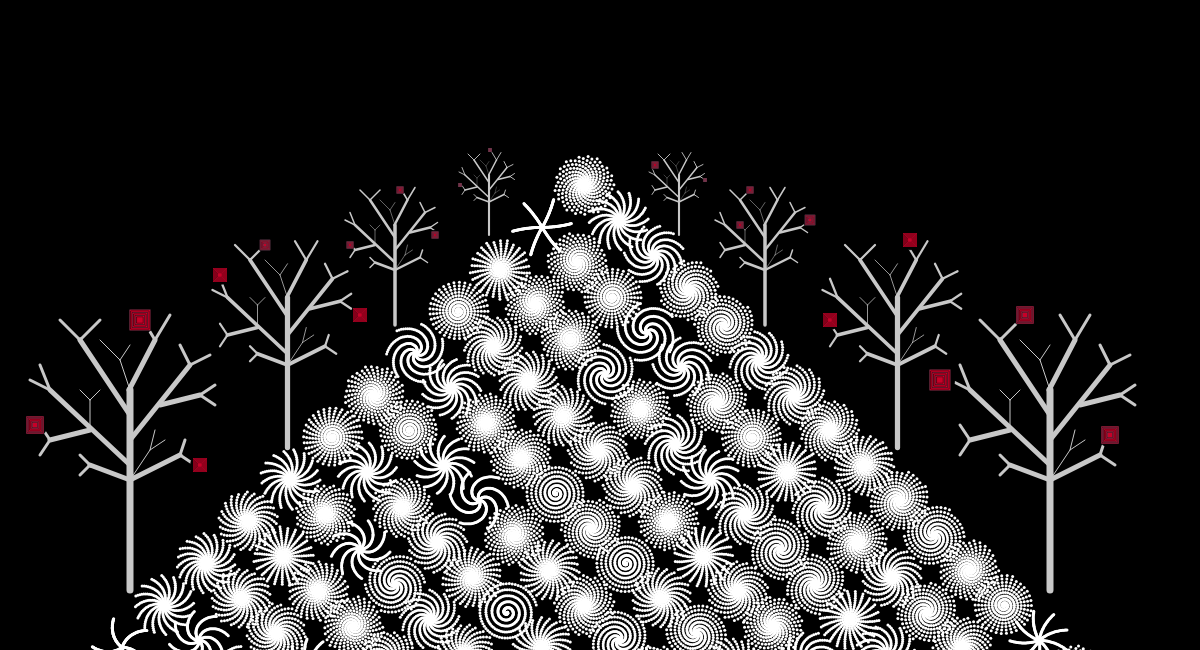
Frame 1 (no input)
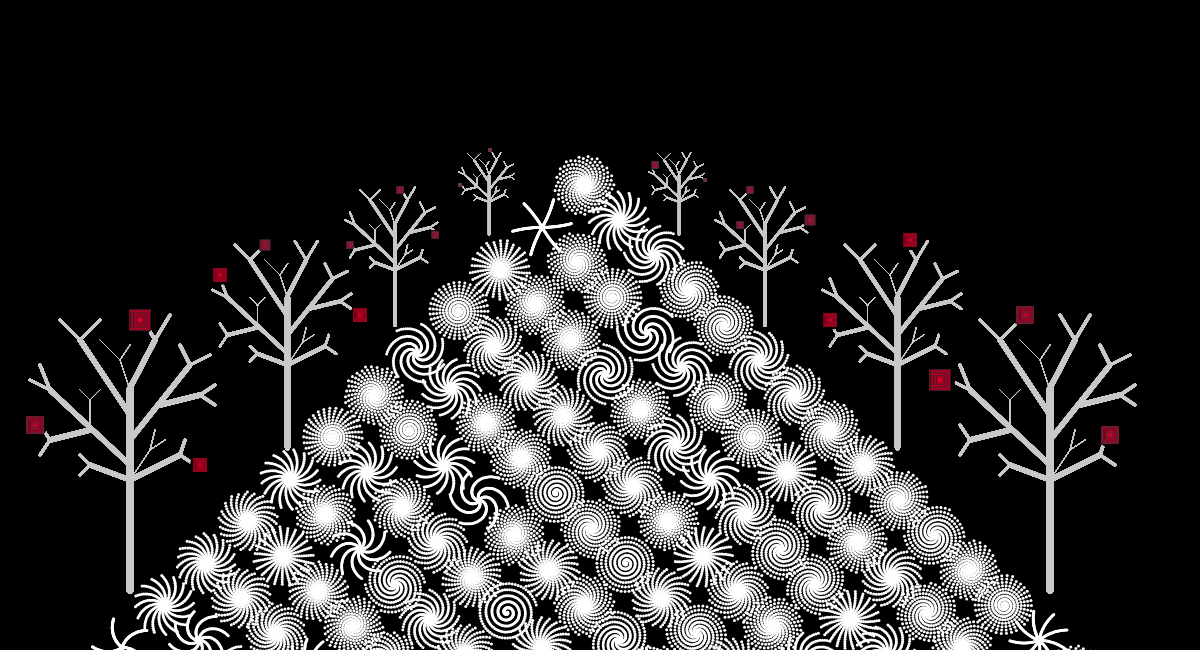
Frame 60 (no input)
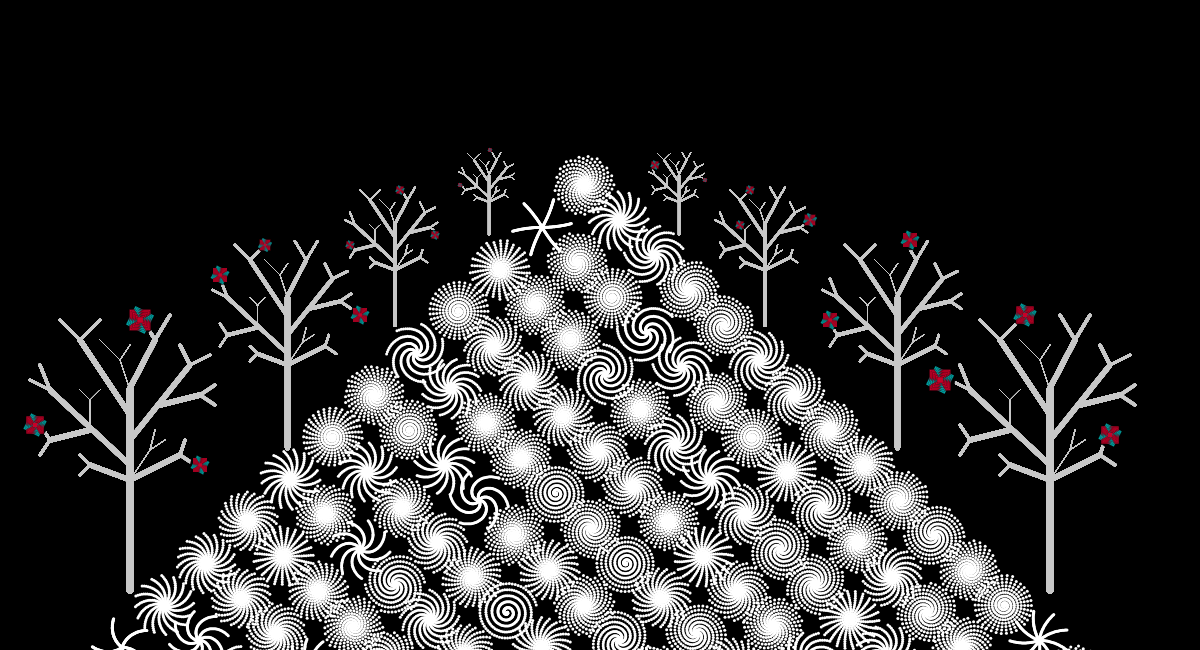
Frame 120 (the mouse pressed at the canvas centre since frame 60)

The p5.js sketch that drew these frames (run headless with seeded random() and noise() and a simulated clock; from frame 60 on, the mouse is pressed at the canvas centre):

// p5.js sketch
// ── sketch.js
var color1;
var color2;


function setup() {
    createCanvas(1200, 650);
    ellipseMode(CENTER);
	rectMode(CENTER);

	background(0);

    color1 = color(0,175,175);
    color2 = color(200,0,40);

    drawPath();
}

//Tracy - draws single spiral
function spiral(locX, locY, value) {
    center = 0;
    radius = 0.1;

    for (var times=0; times<300; times++) {
        x = radius * cos(center);
        y = radius * sin(center);
        push();
        translate(locX, locY);
        noStroke();
        fill(255);
        ellipse(x, y, 3, 3);
        pop();

        center += value;
        radius += 0.1;
    }

}

//Tracy - draws spirals in diagonal/triangular formation
function drawPath() {
        for (var diagonalRow = 1; diagonalRow < 13; diagonalRow++) {
            push();
            translate(-42 * diagonalRow, 42 * diagonalRow);

            for (var y=1; y < 16; y++) {
                yOffset = y * 35;
                for (var x = 1; x < 16; x++) {
                    xOffset = x * 35;
                    if (x===y) {
                        spiral((width / 2.03) + xOffset, (height / 6) + yOffset, random(1,15)/10);
                    }
                }
            }

            pop();

        }
}

//Taline - draws single flower
function flower(){

	stroke(1);
	fill(0);
	ellipse(100,100,100,100);

	push();
	translate(100,100);
	y = map(mouseY,0,500,0,PI);
	rotate(y);
	fill(color1);
		rect(0,0,70,70);
	pop();


	push();
	fill(color2);
	translate(100,100);
	x = map (mouseX, 0, 600, 0, PI);
		rotate(x);
	rect(0,0,70,70);
	pop();

	push();
	translate(100,100);
	y = map(mouseY,0,500,0,PI);
	rotate(y);
	fill(color1);
		rect(0,0,60,60);
	pop();

	push();
	fill(color2);
	translate(100,100);
	x = map (mouseX, 0, 600, 0, PI);
		rotate(x);
	rect(0,0,60,60);
	pop();

	push();
	translate(100,100);
	y = map(mouseY,0,500,0,PI);
	rotate(y);
	fill(color1);
		rect(0,0,50,50);
	pop();

	push();
	fill(color2);
	translate(100,100);
	x = map (mouseX, 0, 600, 0, PI);
		rotate(x);
	rect(0,0,50,50);
	pop();

	push();
	translate(100,100);
	y = map(mouseY,0,500,0,PI);
	rotate(y);
	fill(color1);
		rect(0,0,40,40);
	pop();

	push();
	fill(color2);
	translate(100,100);
	x = map (mouseX, 0, 600, 0, PI);
		rotate(x);
	rect(0,0,40,40);
	pop();

	push();
	translate(100,100);
	y = map(mouseY,0,500,0,PI);
	rotate(y);
	fill(color1);
		rect(0,0,30,30);
	pop();

	push();
	fill(color2);
	translate(100,100);
	x = map (mouseX, 0, 600, 0, PI);
		rotate(x);
	rect(0,0,30,30);
	pop();

	push();
	translate(100,100);
	y = map(mouseY,0,500,0,PI);
	rotate(y);
	fill(color1);
		rect(0,0,20,20);
	pop();

	push();
	fill(color2);
	translate(100,100);
	x = map (mouseX, 0, 600, 0, PI);
		rotate(x);
	rect(0,0,20,20);
	pop();

}

//Taline - draws single tree
function tree(){

push();
	strokeWeight(7);
	//stroke(130,110,90);
	stroke(200);
 	line(130,height,130,450);

 	strokeWeight(5);
	 	line(129,450,155,400); 	
	 	line(130,475,80,400);
	 	line(130,500,190,425);
	 	line(130,525,50,450);
	 	line(130,540,180,515);
	 	line(130,540,90,525);
	 	line(160,465,200,455);
	 	line(90,490,50,500);


 	strokeWeight(3);
	 	line(155,400,140,375);
	 	line(155,400,170,375);
	 	line(80,400,100,380);
	 	line(80,400,60,380);
	 	line(50,450,40,425);
	 	line(50,450,30,440);
	 	line(190,425,180,405);
	 	line(190,425,210,415);
	 	line(180,515,185,500);
	 	line(180,515,195,525);
	 	line(50,500,40,515);
	 	line(50,500,40,485);
	 	line(90,525,80,535);
	 	line(90,525,80,515);
	 	line(200,455,215,465);
	 	line(200,455,215,445);


 	strokeWeight(1);
 		line(90,490,90,460);
 		line(90,460,100,450);
 		line(90,460,80,450);
 		line(130,450,120,420);
 		line(120,420,100,400);
 		line(120,420,130,405);
 		line(130,540,150,510);
 		line(150,510,165,500);
 		line(150,510,155,490);

pop();
}



function draw() {
	push();
	translate(0, -60); // Tracy - I added this translate (+nested pop/push) to move all your trees and flowers up to fill more empty space at top

		tree();

		//Tree duplicates

		//left side
		push();
			translate(190,20);
			scale(0.75);
			tree();
		pop();

		push();
			translate(330,60);
			scale(0.5);
			tree();
		pop();

		push();
			translate(450,100);
			scale(0.3);
			tree();
		pop();

		//right side

		push();
			translate(920,0);
			scale(1);
			tree();
		pop();

		push();
			translate(800,20);
			scale(0.75);
			tree();
		pop();

		push();
			translate(700,60);
			scale(0.50);
			tree();
		pop();

		push();
			translate(640,100);
			scale(0.30);
			tree();
		pop();


		//flower duplicates

		//left side
		push();
			translate(110,350);
			scale(0.3);
			flower();
		pop();

		push();
			translate(10,460);
			scale(0.25);
			flower();
		pop();

		push();
			translate(180,505);
			scale(0.2);
			flower();
		pop();

		push();
			translate(200,315);
			scale(0.2);
			flower();
		pop();

		push();
			translate(250,290);
			scale(0.15);
			flower();
		pop();

		push();
			translate(340,355);
			scale(0.2);
			flower();
		pop();

		push();
			translate(340,295);
			scale(0.1);
			flower();
		pop();

		push();
			translate(425,285);
			scale(0.1);
			flower();
		pop();

		push();
			translate(390,240);
			scale(0.1);
			flower();
		pop();

		push();
			translate(455,240);
			scale(0.05);
			flower();
		pop();

		push();
			translate(485,205);
			scale(0.05);
			flower();
		pop();

		//right side

		push();
			translate(910,410);
			scale(0.3);
			flower();
		pop();

		push();
			translate(1000,350);
			scale(0.25);
			flower();
		pop();

		push();
			translate(1085,470);
			scale(0.25);
			flower();
		pop();

		push();
			translate(890,280);
			scale(0.2);
			flower();
		pop();

		push();
			translate(810,360);
			scale(0.2);
			flower();
		pop();

		push();
			translate(795,265);
			scale(0.15);
			flower();
		pop();

		push();
			translate(730,275);
			scale(0.1);
			flower();
		pop();

		push();
			translate(740,240);
			scale(0.1);
			flower();
		pop();

		push();
			translate(700,235);
			scale(0.05);
			flower();
		pop();

		push();
			translate(645,215);
			scale(0.1);
			flower();
		pop();

    pop();

 }
